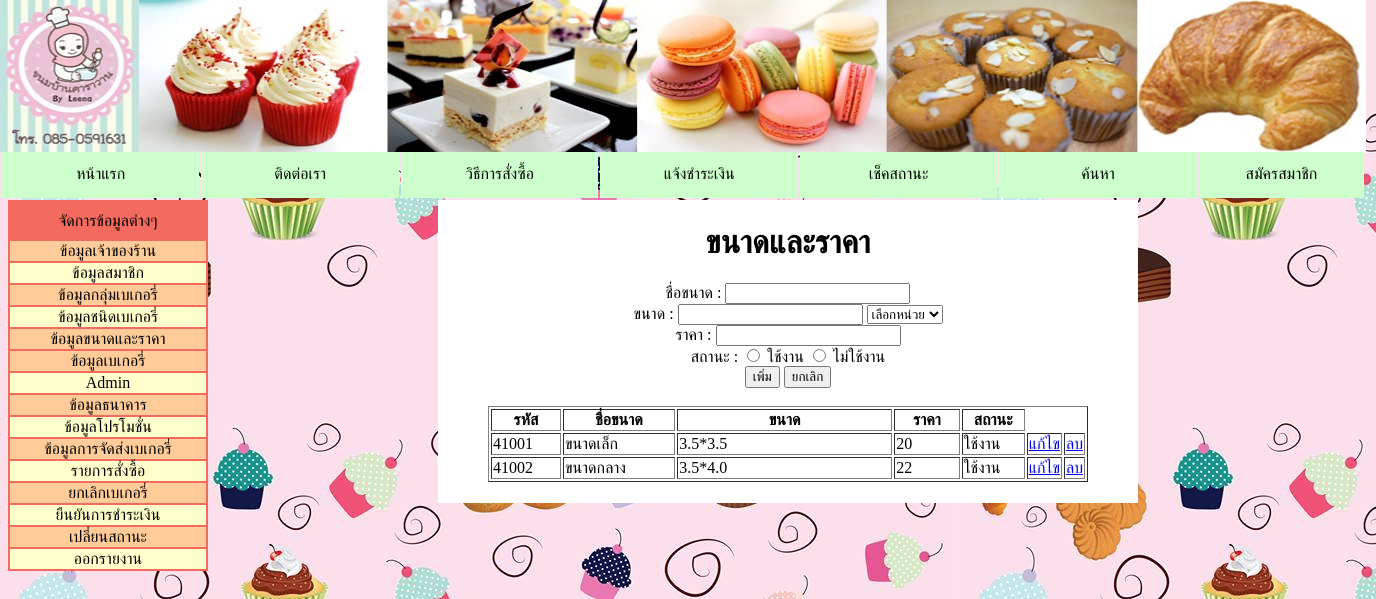
Screenshot of /basic/bk_sp/sp_form.php with the database file from the repository.
### tables this page shows
CREATE TABLE `size_price` (
  `id_sp` int(5) NOT NULL AUTO_INCREMENT,
  `name_sp` varchar(20) NOT NULL,
  `size_sp` varchar(20) NOT NULL,
  `price_sp` double NOT NULL,
  `status_sp` char(1) NOT NULL,
  PRIMARY KEY (`id_sp`)
);

### basic/bk_sp/sp_form.php (the view, shortened to what this page needs)
<!DOCTYPE html>
<html>
    <head>
        <link rel="stylesheet" href="sp_form.css">
    </head>
    <body>
         <img class="logo-head" src="../image/logo.jpg"></div>
         <form action="sp_add.php" method="post">
          <table class="menu-head">
            <tr align="center" valign="middle" bgcolor="#CCFFCC">
                <td width="120" align="center">หน้าแรก</td>
                <td width="120" align="center">ติดต่อเรา</td>
                <td width="120" height="20" align="center">วิธีการสั่งซื้อ</td>
                <td width="120" align="center">แจ้งชำระเงิน</td>
                <td width="120" align="center">เช็คสถานะ</td>
                <td width="120" align="center">ค้นหา</td>
                <td width="100">สมัครสมาชิก</td>
            </tr>
        </table>
        <tr>
            <td width="200">
                <table width="200" border="0" align="left" bgcolor="#F26B5E">
                    <tr align="center" bgcolor="#F26B5E">
                    <div class="menuleft">
                        <td height="35" >จัดการข้อมูลต่างๆ</td>
                        </tr>
                        <tr align="center" bgcolor="#FFFFCC">
                            <td bgcolor="#FFCC99"><a><span onclick="window.location = '../bk_owner/owner_form.php';" >ข้อมูลเจ้าของร้าน</span></a></td>
                        </tr>
                        <tr align="center" bgcolor="#FFFFCC">
                            <td><a><span onclick="window.location = '../bk_owner/owner_form.php';" >ข้อมูลสมาชิก</span></a></td>
                        </tr>
                        <tr align="center" bgcolor="#FFCC99">
                            <td bgcolor="#FFCC99"><a><span onclick="window.location = '../bk_group/group_form.php';" >ข้อมูลกลุ่มเบเกอรี่</span></a></td>
                        </tr>
                        <tr align="center" bgcolor="#FFFFCC">
                            <td><a><span onclick="window.location = '../bk_type/type_form.php';" >ข้อมูลชนิดเบเกอรี่</span></a></td>
                        </tr>
                        <tr align="center" bgcolor="#FFCC99">
                            <td><a><span onclick="window.location = '../bk_sp/sp_form.php';" >ข้อมูลขนาดและราคา</span></a></td>
                        </tr>
                        <tr align="center" bgcolor="#FFCC99">
                            <td><a><span onclick="window.location = '../bk_bakery/bk_form.php';" >ข้อมูลเบเกอรี่</span></a></td>
                        </tr>
                        <tr align="center" bgcolor="#FFFFCC">
                            <td><a><span onclick="window.location = '../bk_owner/owner_form.php';" >Admin</span></a></td>
                        </tr>
                        <tr align="center" bgcolor="#FFCC99">
                            <td><a><span onclick="window.location = '../bk_owner/owner_form.php';" >ข้อมูลธนาคาร</span></a></td>
                        </tr>
                        <tr align="center" bgcolor="#FFFFCC">
                            <td><a><span onclick="window.location = '../bk_owner/owner_form.php';" >ข้อมูลโปรโมชั่น</span></a></td>
                        </tr>
                        <tr align="center" bgcolor="#FFCC99">
                            <td><a><span onclick="window.location = '../bk_owner/owner_form.php';" >ข้อมูลการจัดส่งเบเกอรี่</span></a></td>
                        </tr>
                        <tr align="center" bgcolor="#FFFFCC">
                            <td><a><span onclick="window.location = '../bk_owner/owner_form.php';" >รายการสั่งซื้อ</span></a></td>
                        </tr>
                        <tr align="center" bgcolor="#FFCC99">
                            <td><a><span onclick="window.location = '../bk_owner/owner_form.php';" >ยกเลิกเบเกอรี่</span></a></td>
                        </tr>
                        <tr align="center" bgcolor="#FFFFCC">
                            <td><a><span onclick="window.location = '../bk_owner/owner_form.php';" >ยืนยันการชำระเงิน</span></a></td>
                        </tr>
                        <tr align="center" bgcolor="#FFCC99">
                            <td><a><span onclick="window.location = '../bk_owner/owner_form.php';" >เปลี่ยนสถานะ</span></a></td>
                        </tr>
                        <tr align="center" bgcolor="#FFFFCC">
                            <td><a><span onclick="window.location = '../bk_owner/owner_form.php';" >ออกรายงาน</span></a></td>
                        </tr></div>
                </table>
                <table width="700" bgcolor="#FFFFFF" align="center" >
                    <tr>
                        <td width="300" align="center">
               <h1>ขนาดและราคา</h1>
            ชื่อขนาด :
            <input type="text" id="name_sp" name="name_sp" maxlength="20"> <br>
            ขนาด :
            <input type="text" id="size_sp" name="size_sp" maxlength="30">
            <select name="size_sp1" id="size_sp1" >
                       <option value='0'>เลือกหน่วย</option>
                    </select><br>
            ราคา :
            <input type="text" id="price_sp" name="price_sp" onKeyUp="if(isNaN(this.value)){ alert('กรุณากรอกตัวเลขเท่านั้น'); this.value='';}" > <br>
            สถานะ :
            <input type="radio" id="radio5" name="status_sp"  value="1"> ใช้งาน
            <input type="radio" id="radio6" name="status_sp"  value="2"> ไม่ใช้งาน <br>
           <input type="submit" id="bt1" class="btn-submit" name="submit"  value="เพิ่ม" onClick="alert('ยืนยันการบันทึก')">
           <input type="reset" id="bt2" class="btn-submit" name="submit" value="ยกเลิก">
            <br><br>
            <table width="600" border="1">
                <tr>
                    <th width="80"><div align="center">รหัส</th>
                    <th width="150"><div align="center">ชื่อขนาด</th>
                    <th width="300"><div align="center">ขนาด</th>
                    <th width="80"><div align="center">ราคา</th>
                    <th width="70"><div align="center">สถานะ</th>
                </tr>
            </form>
         <?php
        include("../condb/conndb.php");
        $sql = "select * from size_price" ;
        $query = mysqli_query($conn, $sql) or die($sql);
        while ($spResult = mysqli_fetch_array($query)) {
            echo "<tr>";
        echo "<td>" . $spResult['id_sp'] . "</td>";
        echo "<td>" . $spResult['name_sp'] . "</td>";
        echo "<td>" . $spResult['size_sp'] . "</td>";
        echo "<td>" . $spResult['price_sp'] . "</td>";
         $status = $spResult['status_sp'];
                                    if($status == "1") {$status = "ใช้งาน";}
                                    else{$status = "ไม่ใช้งาน";}
                                    echo "<td>" . $status . "</td>";
        echo "<td>" ?>
            <?php
                echo"<td<center><a href ='form_editsp.php?name_sp=$spResult[name_sp]'>แก้ไข </a></center></td>";
                echo"<td><center><a href ='form_deletesp.php?name_sp=$spResult[name_sp]'>ลบ </a></center></td>";
                        }
                        ?>
   </tr>
                </table><br>
</body>
</html>

### basic/bk_sp/sp_form.css (style rules this page uses)
.logo-head { position: static; margin-top: -8px; margin-left: -8px; height: 152px; width: 1366px; }
.menu-head { position: static; margin-top: -8px; margin-left: -8px; height: 52px; width: 1366px; }
body { background-image: url('../image/bg.jpg'); }

### rows the page displays
size_price: id_sp "41001", name_sp "ขนาดเล็ก", size_sp "3.5*3.5", price_sp "20", status_sp "ใช้งาน"
size_price: id_sp "41002", name_sp "ขนาดกลาง", size_sp "3.5*4.0", price_sp "22", status_sp "ใช้งาน"
